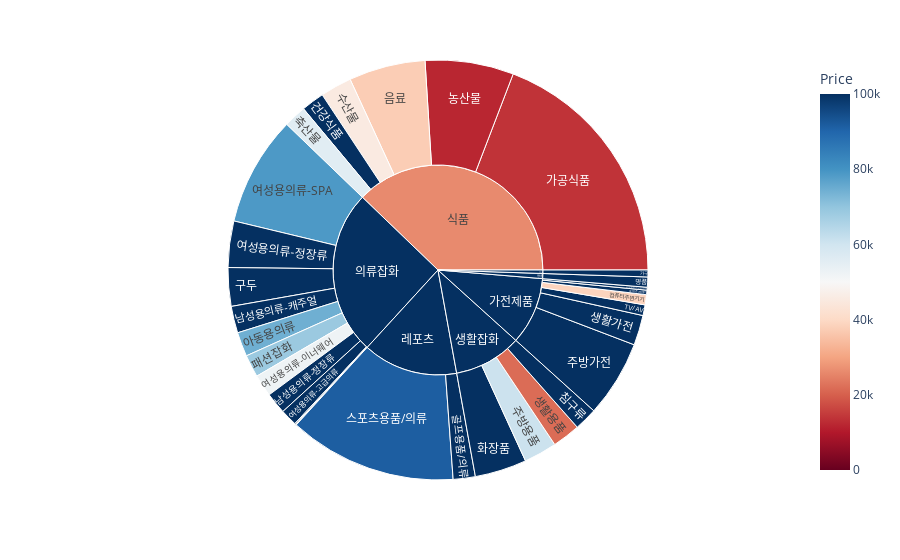

Notebook code for this chart:
### Code cell
fig = px.sunburst(data, path=['CT1', 'CT2'], values='Amount',
                  color='Price',
                  color_continuous_scale='RdBu',
                 range_color = [0, data.Price.mean()],)
fig.show()

### Figure 1 — Plotly figure (JSON) as saved in the notebook; plotly's stock layout.template omitted (floating-point values rounded to 4 significant figures)
{"data": [{"branchvalues": "total", "customdata": [[551600.0], [635300.0], [13790.0], [258600.0], [122200.0], [622500.0], [123800.0], [146900.0], [181800.0], [11910.0], [538000.0], [208100.0], [21780.0], [45500.0], [91440.0], [74500.0], [78800.0], [405800.0], [52250.0], [193400.0], [58570.0], [37330.0], [208900.0], [60850.0], [1509000.0], [55770.0], [144000.0], [38660.0], [68660.0], [156800.0], [153900.0], [258600.0], [235200.0], [153200.0], [538000.0], [103500.0], [26160.0], [131000.0]], "domain": {"x": [0, 1], "y": [0, 1]}, "hovertemplate": "labels=%{label}<br>Amount=%{value}<br>parent=%{parent}<br>id=%{id}<br>Price=%{color}<extra></extra>", "ids": ["가전제품/PC/노트북/프린터/카메라", "가전제품/TV/AV", "식품/가공식품", "가구/가구", "식품/건강식품", "레포츠/골프용품/의류", "의류잡화/구두", "의류잡화/남성용의류-정장류", "의류잡화/남성용의류-캐주얼", "식품/농산물", "명품/명품", "가전제품/생활가전", "생활잡화/생활용품", "식품/수산물", "레포츠/스포츠용품/의류", "의류잡화/아동용의류", "의류잡화/여성용의류-SPA", "의류잡화/여성용의류-고급의류", "의류잡화/여성용의류-이너웨어", "의류잡화/여성용의류-정장류", "의류잡화/여성용의류-캐주얼", "식품/음료", "가전제품/주방가전", "생활잡화/주방용품", "의류잡화/주얼리", "식품/축산물", "생활잡화/침구류", "가전제품/컴퓨터주변기기", "의류잡화/패션잡화", "생활잡화/화장품", "가전제품/휴대폰/태블릿", "가구", "가전제품", "레포츠", "명품", "생활잡화", "식품", "의류잡화"], "labels": ["PC/노트북/프린터/카메라", "TV/AV", "가공식품", "가구", "건강식품", "골프용품/의류", "구두", "남성용의류-정장류", "남성용의류-캐주얼", "농산물", "명품", "생활가전", "생활용품", "수산물", "스포츠용품/의류", "아동용의류", "여성용의류-SPA", "여성용의류-고급의류", "여성용의류-이너웨어", "여성용의류-정장류", "여성용의류-캐주얼", "음료", "주방가전", "주방용품", "주얼리", "축산물", "침구류", "컴퓨터주변기기", "패션잡화", "화장품", "휴대폰/태블릿", "가구", "가전제품", "레포츠", "명품", "생활잡화", "식품", "의류잡화"], "marker": {"coloraxis": "coloraxis", "colors": [551600.0, 635300.0, 13790.0, 258600.0, 122200.0, 622500.0, 123800.0, 146900.0, 181800.0, 11910.0, 538000.0, 208100.0, 21780.0, 45500.0, 91440.0, 74500.0, 78800.0, 405800.0, 52250.0, 193400.0, 58570.0, 37330.0, 208900.0, 60850.0, 1509000.0, 55770.0, 144000.0, 38660.0, 68660.0, 156800.0, 153900.0, 258600.0, 235200.0, 153200.0, 538000.0, 103500.0, 26160.0, 131000.0]}, "name": "", "parents": ["가전제품", "가전제품", "식품", "가구", "식품", "레포츠", "의류잡화", "의류잡화", "의류잡화", "식품", "명품", "가전제품", "생활잡화", "식품", "레포츠", "의류잡화", "의류잡화", "의류잡화", "의류잡화", "의류잡화", "의류잡화", "식품", "가전제품", "생활잡화", "의류잡화", "식품", "생활잡화", "가전제품", "의류잡화", "생활잡화", "가전제품", "", "", "", "", "", "", ""], "type": "sunburst", "values": [234, 873, 20318, 562, 1878, 1804, 3139, 1736, 2181, 7222, 828, 2452, 2283, 2564, 13715, 1979, 8944, 1368, 1800, 3782, 75, 6239, 6250, 2696, 81, 1844, 1873, 826, 1834, 4228, 366, 562, 11001, 15519, 828, 11080, 40065, 26919]}], "layout": {"coloraxis": {"cmax": 100000.0, "cmin": 0, "colorbar": {"title": {"text": "Price"}}, "colorscale": [[0, "rgb(103,0,31)"], [0.1, "rgb(178,24,43)"], [0.2, "rgb(214,96,77)"], [0.3, "rgb(244,165,130)"], [0.4, "rgb(253,219,199)"], [0.5, "rgb(247,247,247)"], [0.6, "rgb(209,229,240)"], [0.7, "rgb(146,197,222)"], [0.8, "rgb(67,147,195)"], [0.9, "rgb(33,102,172)"], [1, "rgb(5,48,97)"]]}, "legend": {"tracegroupgap": 0}, "margin": {"t": 60}}}
